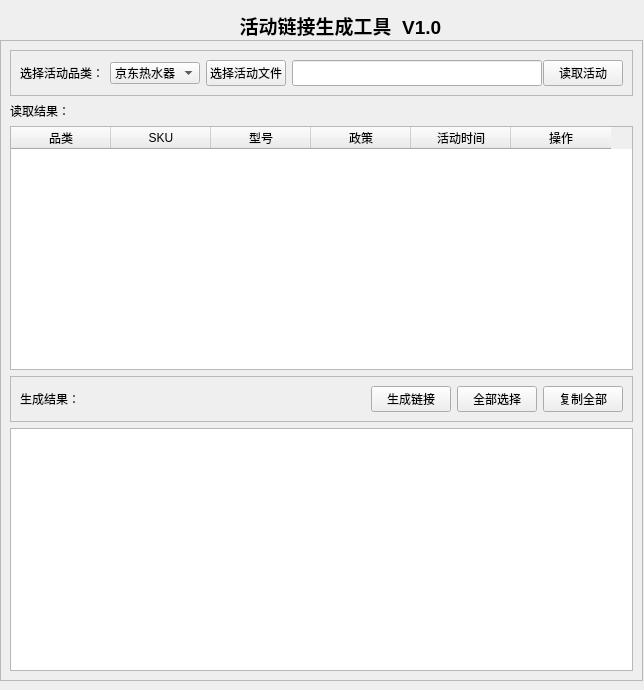
<?xml version="1.0" encoding="UTF-8"?>
<ui version="4.0">
 <class>Form</class>
 <widget class="QWidget" name="Form">
  <property name="geometry">
   <rect>
    <x>0</x>
    <y>0</y>
    <width>644</width>
    <height>690</height>
   </rect>
  </property>
  <property name="windowTitle">
   <string>生成活动链接</string>
  </property>
  <widget class="QFrame" name="frame">
   <property name="geometry">
    <rect>
     <x>0</x>
     <y>40</y>
     <width>643</width>
     <height>641</height>
    </rect>
   </property>
   <property name="frameShape">
    <enum>QFrame::StyledPanel</enum>
   </property>
   <property name="frameShadow">
    <enum>QFrame::Raised</enum>
   </property>
   <layout class="QVBoxLayout" name="verticalLayout">
    <item>
     <widget class="QFrame" name="frame_2">
      <property name="frameShape">
       <enum>QFrame::StyledPanel</enum>
      </property>
      <property name="frameShadow">
       <enum>QFrame::Raised</enum>
      </property>
      <layout class="QHBoxLayout" name="horizontalLayout">
       <item>
        <widget class="QLabel" name="label_2">
         <property name="text">
          <string>选择活动品类：</string>
         </property>
        </widget>
       </item>
       <item>
        <widget class="QComboBox" name="productCateSelect">
         <property name="sizePolicy">
          <sizepolicy hsizetype="Expanding" vsizetype="Fixed">
           <horstretch>0</horstretch>
           <verstretch>0</verstretch>
          </sizepolicy>
         </property>
         <property name="minimumSize">
          <size>
           <width>90</width>
           <height>0</height>
          </size>
         </property>
         <item>
          <property name="text">
           <string>京东热水器</string>
          </property>
         </item>
         <item>
          <property name="text">
           <string>京东净水</string>
          </property>
         </item>
         <item>
          <property name="text">
           <string>天猫热水器</string>
          </property>
         </item>
         <item>
          <property name="text">
           <string>天猫净水</string>
          </property>
         </item>
         <item>
          <property name="text">
           <string>苏宁零售云</string>
          </property>
         </item>
        </widget>
       </item>
       <item>
        <widget class="QPushButton" name="choosePromotionFile">
         <property name="text">
          <string>选择活动文件</string>
         </property>
        </widget>
       </item>
       <item>
        <widget class="QLineEdit" name="promotionFilePath">
         <property name="enabled">
          <bool>true</bool>
         </property>
         <property name="sizePolicy">
          <sizepolicy hsizetype="Minimum" vsizetype="Preferred">
           <horstretch>0</horstretch>
           <verstretch>0</verstretch>
          </sizepolicy>
         </property>
         <property name="minimumSize">
          <size>
           <width>250</width>
           <height>0</height>
          </size>
         </property>
         <property name="sizeIncrement">
          <size>
           <width>300</width>
           <height>0</height>
          </size>
         </property>
        </widget>
       </item>
       <item>
        <widget class="QPushButton" name="readPromotion">
         <property name="text">
          <string>读取活动</string>
         </property>
        </widget>
       </item>
      </layout>
     </widget>
    </item>
    <item>
     <widget class="QLabel" name="label_3">
      <property name="text">
       <string>读取结果：</string>
      </property>
     </widget>
    </item>
    <item>
     <widget class="QTableWidget" name="resultTable">
      <property name="sizeAdjustPolicy">
       <enum>QAbstractScrollArea::AdjustToContents</enum>
      </property>
      <property name="dragEnabled">
       <bool>true</bool>
      </property>
      <property name="selectionBehavior">
       <enum>QAbstractItemView::SelectColumns</enum>
      </property>
      <property name="verticalScrollMode">
       <enum>QAbstractItemView::ScrollPerPixel</enum>
      </property>
      <property name="horizontalScrollMode">
       <enum>QAbstractItemView::ScrollPerPixel</enum>
      </property>
      <property name="gridStyle">
       <enum>Qt::SolidLine</enum>
      </property>
      <property name="sortingEnabled">
       <bool>true</bool>
      </property>
      <column>
       <property name="text">
        <string>品类</string>
       </property>
      </column>
      <column>
       <property name="text">
        <string>SKU</string>
       </property>
      </column>
      <column>
       <property name="text">
        <string>型号</string>
       </property>
      </column>
      <column>
       <property name="text">
        <string>政策</string>
       </property>
      </column>
      <column>
       <property name="text">
        <string>活动时间</string>
       </property>
      </column>
      <column>
       <property name="text">
        <string>操作</string>
       </property>
      </column>
     </widget>
    </item>
    <item>
     <widget class="QFrame" name="frame_3">
      <property name="sizePolicy">
       <sizepolicy hsizetype="Preferred" vsizetype="Minimum">
        <horstretch>0</horstretch>
        <verstretch>0</verstretch>
       </sizepolicy>
      </property>
      <property name="frameShape">
       <enum>QFrame::StyledPanel</enum>
      </property>
      <property name="frameShadow">
       <enum>QFrame::Raised</enum>
      </property>
      <layout class="QHBoxLayout" name="horizontalLayout_2">
       <item>
        <widget class="QLabel" name="result_lable">
         <property name="text">
          <string>生成结果：</string>
         </property>
        </widget>
       </item>
       <item>
        <spacer name="horizontalSpacer">
         <property name="orientation">
          <enum>Qt::Horizontal</enum>
         </property>
         <property name="sizeHint" stdset="0">
          <size>
           <width>40</width>
           <height>20</height>
          </size>
         </property>
        </spacer>
       </item>
       <item>
        <widget class="QPushButton" name="toLinks">
         <property name="text">
          <string>生成链接</string>
         </property>
        </widget>
       </item>
       <item>
        <widget class="QPushButton" name="selectAll">
         <property name="text">
          <string>全部选择</string>
         </property>
        </widget>
       </item>
       <item>
        <widget class="QPushButton" name="copyAll">
         <property name="text">
          <string>复制全部</string>
         </property>
        </widget>
       </item>
      </layout>
     </widget>
    </item>
    <item>
     <widget class="QPlainTextEdit" name="resultShowView"/>
    </item>
   </layout>
  </widget>
  <widget class="QLabel" name="title">
   <property name="geometry">
    <rect>
     <x>110</x>
     <y>10</y>
     <width>461</width>
     <height>31</height>
    </rect>
   </property>
   <property name="font">
    <font>
     <family>Arial</family>
     <pointsize>14</pointsize>
     <weight>75</weight>
     <bold>true</bold>
    </font>
   </property>
   <property name="text">
    <string>活动链接生成工具  V1.0</string>
   </property>
   <property name="alignment">
    <set>Qt::AlignCenter</set>
   </property>
  </widget>
 </widget>
 <resources/>
 <connections>
  <connection>
   <sender>choosePromotionFile</sender>
   <signal>clicked()</signal>
   <receiver>Form</receiver>
   <slot>showChoosePromotionFile()</slot>
   <hints>
    <hint type="sourcelabel">
     <x>252</x>
     <y>68</y>
    </hint>
    <hint type="destinationlabel">
     <x>605</x>
     <y>26</y>
    </hint>
   </hints>
  </connection>
  <connection>
   <sender>readPromotion</sender>
   <signal>clicked()</signal>
   <receiver>Form</receiver>
   <slot>readPromotionFile()</slot>
   <hints>
    <hint type="sourcelabel">
     <x>580</x>
     <y>68</y>
    </hint>
    <hint type="destinationlabel">
     <x>520</x>
     <y>9</y>
    </hint>
   </hints>
  </connection>
  <connection>
   <sender>toLinks</sender>
   <signal>clicked()</signal>
   <receiver>Form</receiver>
   <slot>toLinksAction()</slot>
   <hints>
    <hint type="sourcelabel">
     <x>429</x>
     <y>398</y>
    </hint>
    <hint type="destinationlabel">
     <x>733</x>
     <y>384</y>
    </hint>
   </hints>
  </connection>
  <connection>
   <sender>selectAll</sender>
   <signal>clicked()</signal>
   <receiver>Form</receiver>
   <slot>selectAll()</slot>
   <hints>
    <hint type="sourcelabel">
     <x>494</x>
     <y>399</y>
    </hint>
    <hint type="destinationlabel">
     <x>671</x>
     <y>423</y>
    </hint>
   </hints>
  </connection>
  <connection>
   <sender>copyAll</sender>
   <signal>clicked()</signal>
   <receiver>Form</receiver>
   <slot>copyAll()</slot>
   <hints>
    <hint type="sourcelabel">
     <x>588</x>
     <y>397</y>
    </hint>
    <hint type="destinationlabel">
     <x>677</x>
     <y>378</y>
    </hint>
   </hints>
  </connection>
 </connections>
 <slots>
  <slot>showChoosePromotionFile()</slot>
  <slot>readPromotionFile()</slot>
  <slot>toLinksAction()</slot>
  <slot>selectAll()</slot>
  <slot>copyAll()</slot>
 </slots>
</ui>
